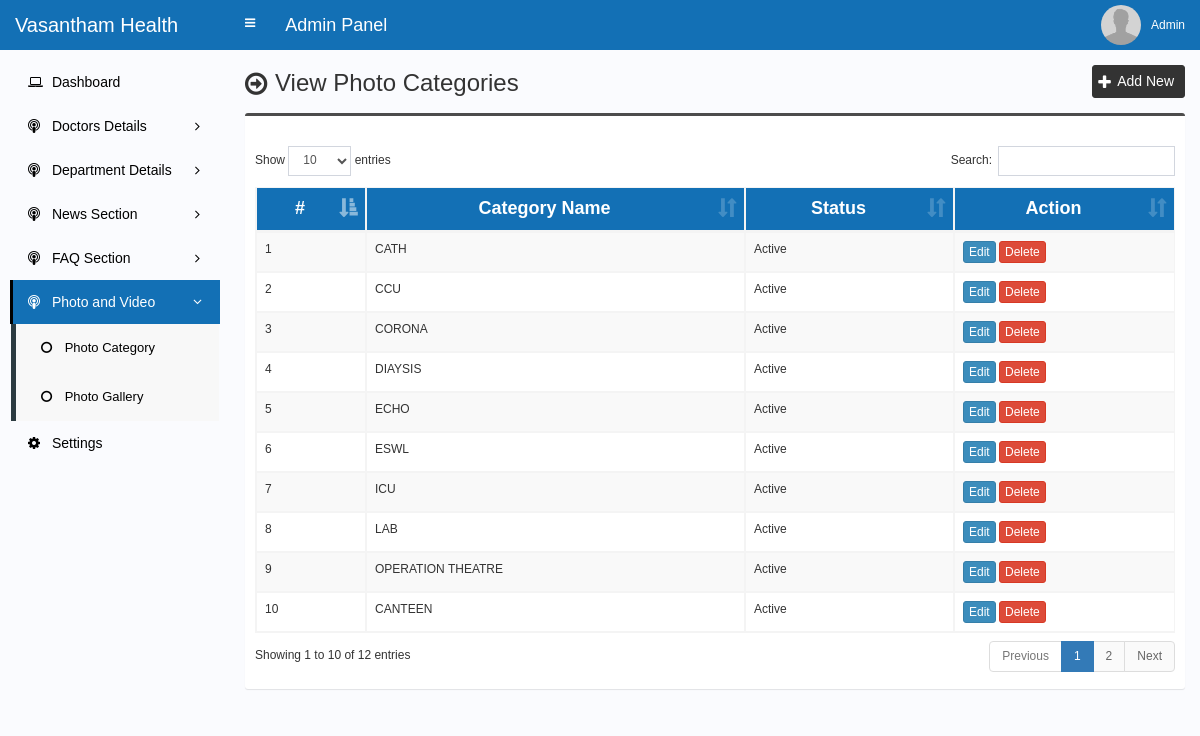
Page /admin/photo-category.php (signed in) on the committed database.
### tables this page shows
CREATE TABLE `category_photo` (
  `p_category_id` int(11) NOT NULL,
  `p_category_name` varchar(255) NOT NULL,
  `status` varchar(30) NOT NULL
);

### admin/photo-category.php (the view, shortened to what this page needs)
<?php require_once('header.php'); ?>
<section class="content-header">
	<div class="content-header-left">
		<h1>View Photo Categories</h1>
	</div>
	<div class="content-header-right">
		<a href="photo-category-add.php" class="btn btn-primary btn-sm">Add New</a>
	</div>
</section>
<section class="content">
  <div class="row">
    <div class="col-md-12">
      <div class="box box-info">
        <div class="box-body table-responsive">
          <table id="example1" class="table table-bordered table-striped">
			<thead class="thead-style">
			    <tr>
			        <th>#</th>
			        <th>Category Name</th>
			        <th>Status</th>
			        <th>Action</th>
			    </tr>
			</thead>
            <tbody>
            	<?php
            	$i=0;
            	$statement = $pdo->prepare("SELECT * FROM category_photo ORDER BY p_category_id ASC");
            	$statement->execute();
            	$result = $statement->fetchAll(PDO::FETCH_ASSOC);
            	foreach ($result as $row) {
            		$i++;
	            	?>
	                <tr>
	                    <td><?php echo $i; ?></td>
	                    <td><?php echo $row['p_category_name']; ?></td>
	                    <td><?php echo $row['status']; ?></td>
	                    <td>
	                        <a href="photo-category-edit.php?id=<?php echo $row['p_category_id']; ?>" class="btn btn-primary btn-xs">Edit</a>
	                        <a href="#" class="btn btn-danger btn-xs" data-href="photo-category-delete.php?id=<?php echo $row['p_category_id']; ?>" data-toggle="modal" data-target="#confirm-delete">Delete</a>
	                    </td>
	                </tr>
	                <?php
            	}
            	?>
            </tbody>
          </table>
        </div>
      </div>
</section>
<?php require_once('footer.php'); ?>

### admin/style.css (style rules this page uses)
body { font-size: 12px; font-family: 'verdana', sans-serif; }
.content-header>h1, .content-header .content-header-left h1 { font-family: 'verdana', sans-serif; }
.box-info { padding-top: 20px; }
.content-header { overflow: hidden; }
.content-header .content-header-left { float: left; padding-top: 5px; }
.content-header .content-header-right { float: right; }
.content-header .content-header-left h1 { margin-top: 0; margin-bottom: 0; padding-left: 30px; font-size: 24px; position: relative; }
.content-header .content-header-left h1:before { position: absolute; top: 0; left: 0; font-family: 'FontAwesome', sans-serif; font-size: 26px; content: '\f18e'; }
.content-header .content-header-right a { position: relative; padding-left: 24px; font-size: 14px; }
.content-header .content-header-right a:before { position: absolute; top: 4px; left: 5px; font-family: 'FontAwesome', sans-serif; font-size: 16px; content: '\f067'; }
.box.box-info { border-top-color: #4c4c4c; }
.content-header .content-header-right a { background-color: #333333; border-color: #333333; }
.thead-style { background-color: #1370b5; color: white; font-size: 1.8rem; padding: 1rem; text-align-last: center; text-transform: none; }

### rows in the picture
category_photo: p_category_name "CATH", status "Active"
category_photo: p_category_name "CCU", status "Active"
category_photo: p_category_name "CORONA", status "Active"
category_photo: p_category_name "DIAYSIS", status "Active"
category_photo: p_category_name "ECHO", status "Active"
category_photo: p_category_name "ESWL", status "Active"
category_photo: p_category_name "ICU", status "Active"
category_photo: p_category_name "LAB", status "Active"
category_photo: p_category_name "OPERATION THEATRE", status "Active"
category_photo: p_category_name "CANTEEN", status "Active"

### other values in the picture
$_SESSION['user']['full_name'] "Admin"
